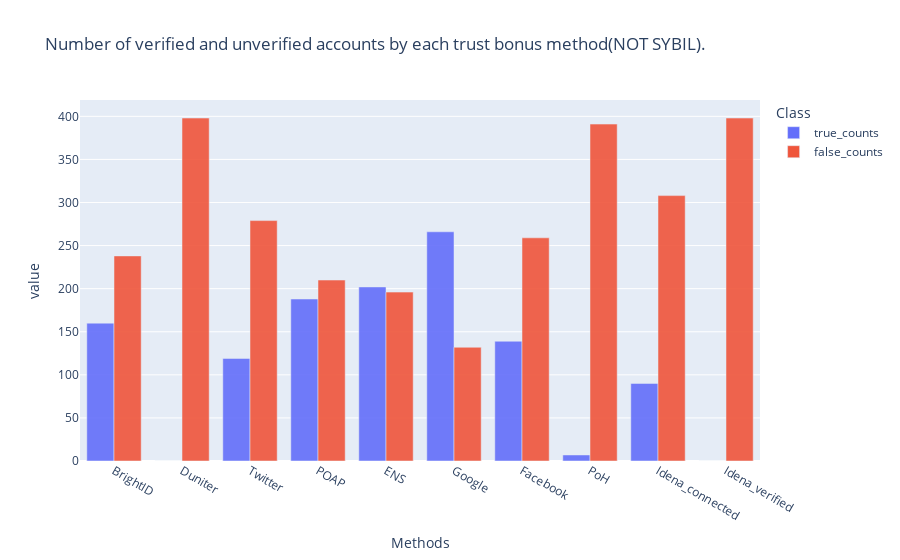

Notebook code cell kept with this figure:
### Code cell
barchart = px.bar(data_frame= not_sybil,
                 x= x_columns,
                 y=[not_sybil.true_counts,not_sybil.false_counts],
                 #color="counts",
                 opacity=0.9,
                 orientation="v",
                  color_continuous_scale=px.colors.diverging.Spectral,
                  barmode="group",
                  title="Number of verified and unverified accounts by each trust bonus method(NOT SYBIL).",
                  labels={"variable": "Class",
                         "x": "Methods", 
                         "true_counts": "True",
                         "false_counts": "False"}
                  #text= verify.counts_True, verify.counts_False
                 #color_discrete_sequence=["darkorange", "lightblue"]
                 ) 
barchart

### Figure 1 — Plotly figure (JSON) as saved in the notebook; plotly's stock layout.template omitted (floating-point values rounded to 4 significant figures)
{"data": [{"alignmentgroup": "True", "hovertemplate": "Class=true_counts<br>Methods=%{x}<br>value=%{y}<extra></extra>", "legendgroup": "true_counts", "marker": {"color": "#636efa", "opacity": 0.9, "pattern": {"shape": ""}}, "name": "true_counts", "offsetgroup": "true_counts", "orientation": "v", "showlegend": true, "textposition": "auto", "type": "bar", "x": ["BrightID", "Duniter", "Twitter", "POAP", "ENS", "Google", "Facebook", "PoH", "Idena_connected", "Idena_verified"], "xaxis": "x", "y": [160, 0, 119, 188, 202, 266, 139, 7, 90, 0], "yaxis": "y"}, {"alignmentgroup": "True", "hovertemplate": "Class=false_counts<br>Methods=%{x}<br>value=%{y}<extra></extra>", "legendgroup": "false_counts", "marker": {"color": "#EF553B", "opacity": 0.9, "pattern": {"shape": ""}}, "name": "false_counts", "offsetgroup": "false_counts", "orientation": "v", "showlegend": true, "textposition": "auto", "type": "bar", "x": ["BrightID", "Duniter", "Twitter", "POAP", "ENS", "Google", "Facebook", "PoH", "Idena_connected", "Idena_verified"], "xaxis": "x", "y": [238, 398, 279, 210, 196, 132, 259, 391, 308, 398], "yaxis": "y"}], "layout": {"barmode": "group", "legend": {"title": {"text": "Class"}, "tracegroupgap": 0}, "title": {"text": "Number of verified and unverified accounts by each trust bonus method(NOT SYBIL)."}, "xaxis": {"anchor": "y", "domain": [0, 1], "title": {"text": "Methods"}}, "yaxis": {"anchor": "x", "domain": [0, 1], "title": {"text": "value"}}}}
